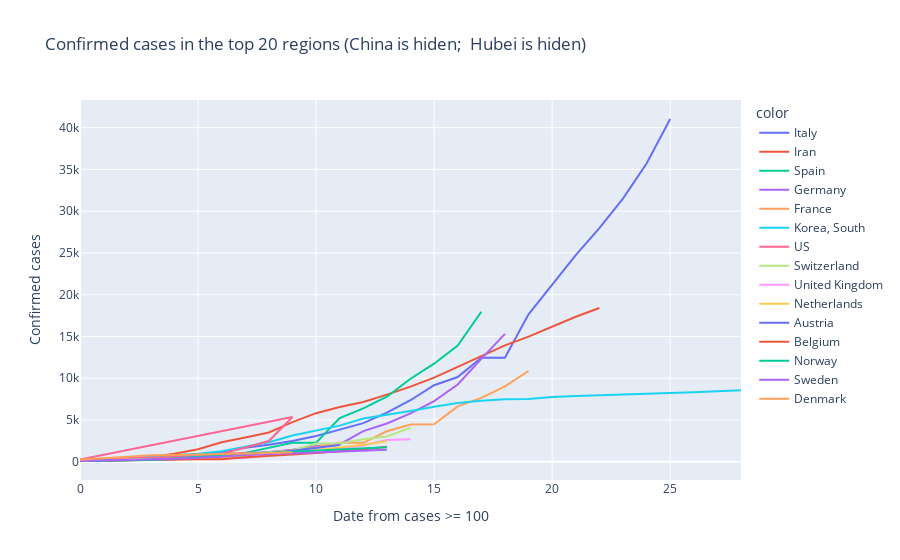

Notebook cell for this chart:
### Code cell
PlotTrend_Con_InA(Top = 20, China = False, Hubei = False, Start = 100)

### Figure 1 — Plotly figure (JSON) as saved in the notebook; plotly's stock layout.template omitted (floating-point values rounded to 4 significant figures)
{"data": [{"hoverlabel": {"namelength": 0}, "hovertemplate": "color=Italy<br>Date from cases >= 100=%{x}<br>Confirmed cases=%{y}", "legendgroup": "Italy", "line": {"color": "#636efa", "dash": "solid"}, "mode": "lines", "name": "Italy", "showlegend": true, "type": "scatter", "x": [0, 1, 2, 3, 4, 5, 6, 7, 8, 9, 10, 11, 12, 13, 14, 15, 16, 17, 18, 19, 20, 21, 22, 23, 24, 25], "xaxis": "x", "y": [155, 229, 322, 453, 655, 888, 1128, 1694, 2036, 2502, 3089, 3858, 4636, 5883, 7375, 9172, 10149, 12462, 12462, 17660, 21157, 24747, 27980, 31506, 35713, 41035], "yaxis": "y"}, {"hoverlabel": {"namelength": 0}, "hovertemplate": "color=Iran<br>Date from cases >= 100=%{x}<br>Confirmed cases=%{y}", "legendgroup": "Iran", "line": {"color": "#EF553B", "dash": "solid"}, "mode": "lines", "name": "Iran", "showlegend": true, "type": "scatter", "x": [0, 1, 2, 3, 4, 5, 6, 7, 8, 9, 10, 11, 12, 13, 14, 15, 16, 17, 18, 19, 20, 21, 22], "xaxis": "x", "y": [139, 245, 388, 593, 978, 1501, 2336, 2922, 3513, 4747, 5823, 6566, 7161, 8042, 9000, 10075, 11364, 12729, 13938, 14991, 16169, 17361, 18407], "yaxis": "y"}, {"hoverlabel": {"namelength": 0}, "hovertemplate": "color=Spain<br>Date from cases >= 100=%{x}<br>Confirmed cases=%{y}", "legendgroup": "Spain", "line": {"color": "#00cc96", "dash": "solid"}, "mode": "lines", "name": "Spain", "showlegend": true, "type": "scatter", "x": [0, 1, 2, 3, 4, 5, 6, 7, 8, 9, 10, 11, 12, 13, 14, 15, 16, 17], "xaxis": "x", "y": [120, 165, 222, 259, 400, 500, 673, 1073, 1695, 2277, 2277, 5232, 6391, 7798, 9942, 11748, 13910, 17963], "yaxis": "y"}, {"hoverlabel": {"namelength": 0}, "hovertemplate": "color=Germany<br>Date from cases >= 100=%{x}<br>Confirmed cases=%{y}", "legendgroup": "Germany", "line": {"color": "#ab63fa", "dash": "solid"}, "mode": "lines", "name": "Germany", "showlegend": true, "type": "scatter", "x": [0, 1, 2, 3, 4, 5, 6, 7, 8, 9, 10, 11, 12, 13, 14, 15, 16, 17, 18], "xaxis": "x", "y": [130, 159, 196, 262, 482, 670, 799, 1040, 1176, 1457, 1908, 2078, 3675, 4585, 5795, 7272, 9257, 12327, 15320], "yaxis": "y"}, {"hoverlabel": {"namelength": 0}, "hovertemplate": "color=France<br>Date from cases >= 100=%{x}<br>Confirmed cases=%{y}", "legendgroup": "France", "line": {"color": "#FFA15A", "dash": "solid"}, "mode": "lines", "name": "France", "showlegend": true, "type": "scatter", "x": [0, 1, 2, 3, 4, 5, 6, 7, 8, 9, 10, 11, 12, 13, 14, 15, 16, 17, 18, 19], "xaxis": "x", "y": [100, 130, 191, 204, 285, 377, 653, 949, 1126, 1209, 1784, 2281, 2281, 3661, 4469, 4499, 6633, 7652, 9043, 10871], "yaxis": "y"}, {"hoverlabel": {"namelength": 0}, "hovertemplate": "color=Korea, South<br>Date from cases >= 100=%{x}<br>Confirmed cases=%{y}", "legendgroup": "Korea, South", "line": {"color": "#19d3f3", "dash": "solid"}, "mode": "lines", "name": "Korea, South", "showlegend": true, "type": "scatter", "x": [0, 1, 2, 3, 4, 5, 6, 7, 8, 9, 10, 11, 12, 13, 14, 15, 16, 17, 18, 19, 20, 21, 22, 23, 24, 25, 26, 27, 28], "xaxis": "x", "y": [104, 204, 433, 602, 833, 977, 1261, 1766, 2337, 3150, 3736, 4335, 5186, 5621, 6088, 6593, 7041, 7314, 7478, 7513, 7755, 7869, 7979, 8086, 8162, 8236, 8320, 8413, 8565], "yaxis": "y"}, {"hoverlabel": {"namelength": 0}, "hovertemplate": "color=US<br>Date from cases >= 100=%{x}<br>Confirmed cases=%{y}", "legendgroup": "US", "line": {"color": "#FF6692", "dash": "solid"}, "mode": "lines", "name": "US", "showlegend": true, "type": "scatter", "x": [0, 1, 2, 3, 4, 5, 6, 7, 8, 9, 0, 1, 2, 3, 4, 5, 6, 7, 8, 9], "xaxis": "x", "y": [173, 220, 328, 421, 525, 732, 967, 1706, 2495, 5365, 267, 366, 442, 568, 572, 643, 904, 1076, 1014, 1376], "yaxis": "y"}, {"hoverlabel": {"namelength": 0}, "hovertemplate": "color=Switzerland<br>Date from cases >= 100=%{x}<br>Confirmed cases=%{y}", "legendgroup": "Switzerland", "line": {"color": "#B6E880", "dash": "solid"}, "mode": "lines", "name": "Switzerland", "showlegend": true, "type": "scatter", "x": [0, 1, 2, 3, 4, 5, 6, 7, 8, 9, 10, 11, 12, 13, 14], "xaxis": "x", "y": [114, 214, 268, 337, 374, 491, 652, 652, 1139, 1359, 2200, 2200, 2700, 3028, 4075], "yaxis": "y"}, {"hoverlabel": {"namelength": 0}, "hovertemplate": "color=United Kingdom<br>Date from cases >= 100=%{x}<br>Confirmed cases=%{y}", "legendgroup": "United Kingdom", "line": {"color": "#FF97FF", "dash": "solid"}, "mode": "lines", "name": "United Kingdom", "showlegend": true, "type": "scatter", "x": [0, 1, 2, 3, 4, 5, 6, 7, 8, 9, 10, 11, 12, 13, 14], "xaxis": "x", "y": [115, 163, 206, 273, 321, 382, 456, 456, 798, 1140, 1140, 1543, 1950, 2626, 2689], "yaxis": "y"}, {"hoverlabel": {"namelength": 0}, "hovertemplate": "color=Netherlands<br>Date from cases >= 100=%{x}<br>Confirmed cases=%{y}", "legendgroup": "Netherlands", "line": {"color": "#FECB52", "dash": "solid"}, "mode": "lines", "name": "Netherlands", "showlegend": true, "type": "scatter", "x": [0, 1, 2, 3, 4, 5, 6, 7, 8, 9, 10, 11, 12, 13], "xaxis": "x", "y": [128, 188, 265, 321, 382, 503, 503, 804, 959, 1135, 1413, 1705, 2051, 2460], "yaxis": "y"}, {"hoverlabel": {"namelength": 0}, "hovertemplate": "color=Austria<br>Date from cases >= 100=%{x}<br>Confirmed cases=%{y}", "legendgroup": "Austria", "line": {"color": "#636efa", "dash": "solid"}, "mode": "lines", "name": "Austria", "showlegend": true, "type": "scatter", "x": [0, 1, 2, 3, 4, 5, 6, 7, 8, 9, 10, 11], "xaxis": "x", "y": [104, 131, 182, 246, 302, 504, 655, 860, 1018, 1332, 1646, 2013], "yaxis": "y"}, {"hoverlabel": {"namelength": 0}, "hovertemplate": "color=Belgium<br>Date from cases >= 100=%{x}<br>Confirmed cases=%{y}", "legendgroup": "Belgium", "line": {"color": "#EF553B", "dash": "solid"}, "mode": "lines", "name": "Belgium", "showlegend": true, "type": "scatter", "x": [0, 1, 2, 3, 4, 5, 6, 7, 8, 9, 10, 11, 12, 13], "xaxis": "x", "y": [109, 169, 200, 239, 267, 314, 314, 559, 689, 886, 1058, 1243, 1486, 1795], "yaxis": "y"}, {"hoverlabel": {"namelength": 0}, "hovertemplate": "color=Norway<br>Date from cases >= 100=%{x}<br>Confirmed cases=%{y}", "legendgroup": "Norway", "line": {"color": "#00cc96", "dash": "solid"}, "mode": "lines", "name": "Norway", "showlegend": true, "type": "scatter", "x": [0, 1, 2, 3, 4, 5, 6, 7, 8, 9, 10, 11, 12, 13], "xaxis": "x", "y": [108, 147, 176, 205, 400, 598, 702, 996, 1090, 1221, 1333, 1463, 1550, 1746], "yaxis": "y"}, {"hoverlabel": {"namelength": 0}, "hovertemplate": "color=Sweden<br>Date from cases >= 100=%{x}<br>Confirmed cases=%{y}", "legendgroup": "Sweden", "line": {"color": "#ab63fa", "dash": "solid"}, "mode": "lines", "name": "Sweden", "showlegend": true, "type": "scatter", "x": [0, 1, 2, 3, 4, 5, 6, 7, 8, 9, 10, 11, 12, 13], "xaxis": "x", "y": [101, 161, 203, 248, 355, 500, 599, 814, 961, 1022, 1103, 1190, 1279, 1439], "yaxis": "y"}, {"hoverlabel": {"namelength": 0}, "hovertemplate": "color=Denmark<br>Date from cases >= 100=%{x}<br>Confirmed cases=%{y}", "legendgroup": "Denmark", "line": {"color": "#FFA15A", "dash": "solid"}, "mode": "lines", "name": "Denmark", "showlegend": true, "type": "scatter", "x": [0, 1, 2, 3, 4, 5, 6, 7, 8, 9], "xaxis": "x", "y": [262, 442, 615, 801, 827, 864, 914, 977, 1057, 1151], "yaxis": "y"}], "layout": {"legend": {"title": {"text": "color"}, "tracegroupgap": 0}, "title": {"text": "Confirmed cases in the top 20 regions (China is hiden;  Hubei is hiden)"}, "xaxis": {"anchor": "y", "domain": [0, 1], "title": {"text": "Date from cases >= 100"}}, "yaxis": {"anchor": "x", "domain": [0, 1], "title": {"text": "Confirmed cases"}}}}
